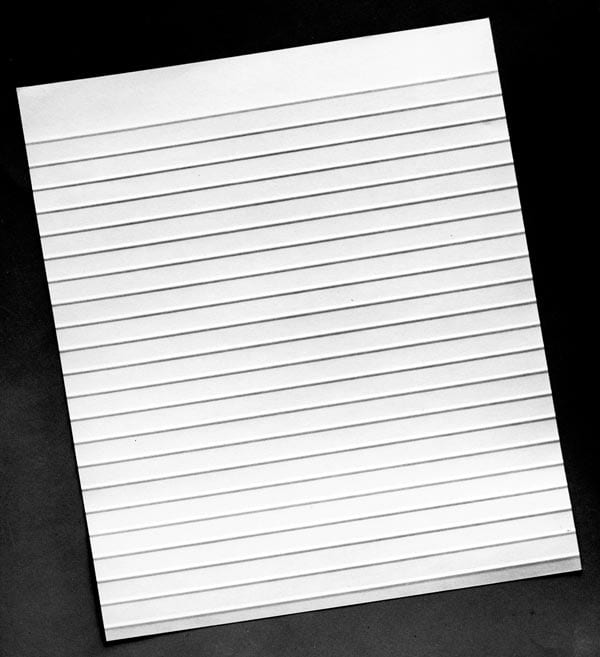
#> input picture paper.jpg, 600 x 657 px
$ python main.py
#> lines starting #> are read from the running program, lines starting #| are printed output that depends on the picture
import cv2
import numpy as np
import cvzone


img = cv2.imread('paper.jpg')
#> img is the input picture: shape (657, 600, 3); min 0, max 255, mean 163.2
coordinates = np.float32([[16,86],[487,19],[106,649],[581,567]])

width = 400
height = 500

converted_points = np.float32([[0,0],[width,0],[0,height],[width,height]])
matrix = cv2.getPerspectiveTransform(coordinates,converted_points)
output_img = cv2.warpPerspective(img,matrix,(width,height))
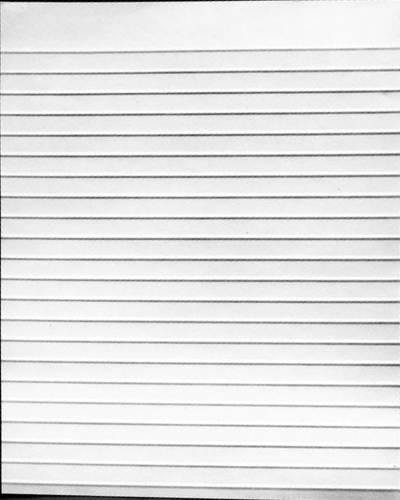
#> output_img: shape (500, 400, 3); min 0, max 255, mean 229

final_out = cvzone.stackImages([img,output_img],2,0.70)
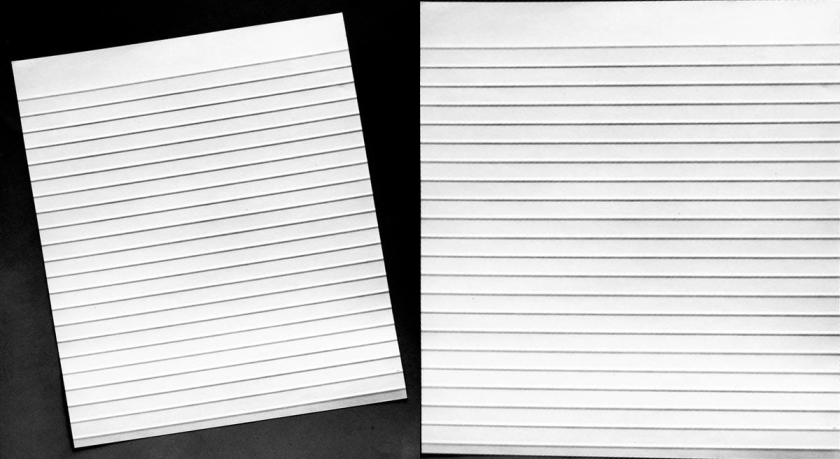
#> final_out: shape (459, 840, 3); min 0, max 255, mean 196.1

cv2.imwrite('output_image.jpg', output_img)

cv2.imshow('frame', final_out)
# cv2.imshow('output_frame', output_img)
cv2.waitKey(0)
